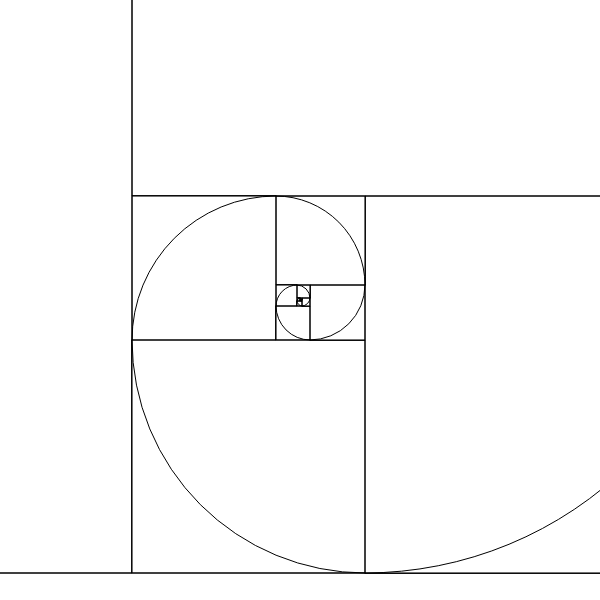
Frame 1 (no input)
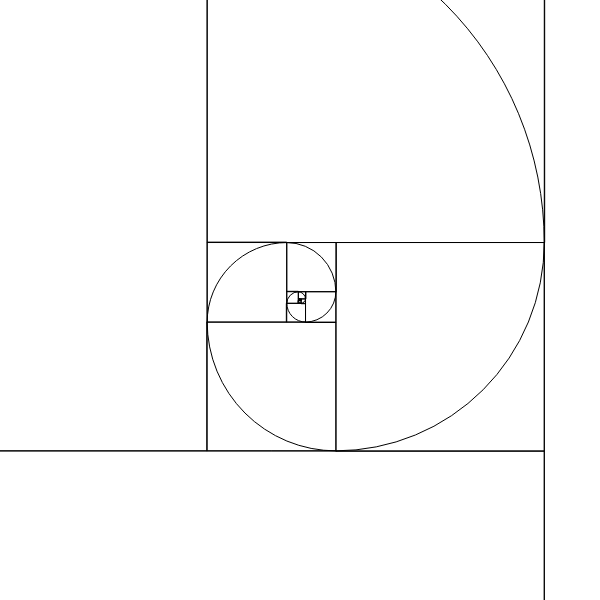
Frame 60 (no input)
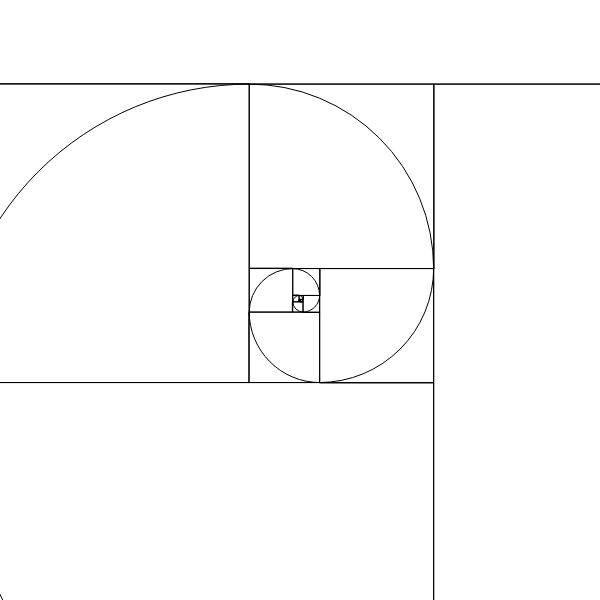
Frame 120 (the mouse pressed at the canvas centre since frame 60)

The p5.js sketch that drew these frames (run headless with seeded random() and noise() and a simulated clock; from frame 60 on, the mouse is pressed at the canvas centre):

// p5.js sketch
// ── sketch.js
const CANVAS_WIDTH = 600
const CANVAS_HEIGHT = 600
let fibs = [1, 1]
let scale = 1
let minScale

function setup() {
  createCanvas(CANVAS_WIDTH, CANVAS_HEIGHT)
  angleMode(DEGREES)
  initFibs()
  setMinScale()
}

function draw() {
  background(255); // Set background to white
  translate(CANVAS_WIDTH / 2, CANVAS_HEIGHT / 2)

  for (let i = 0; i < fibs.length; i++) {
    const fib = fibs[i] * scale;

    // Use black stroke and no fill for rectangles and arcs
    stroke(0);
    noFill();

    rect(0, 0, fib, fib);
    arc(fib, 0, 2 * fib, 2 * fib, 90, 180);
    translate(fib, fib);
    rotate(-90);
  }

  if (scale <= minScale) {
    fibs = [1, 1];
    initFibs();
    scale = 1;
  } else {
    scale *= 0.99;
  }
}

function addFib() {
  const fibLen = fibs.length;
  fibs.push(fibs[fibLen - 1] + fibs[fibLen - 2]);
}

function initFibs() {
  for (let i = 0; i < 25; i++) {
    addFib();
  }
}

function setMinScale() {
  const fibLen = fibs.length;
  minScale = fibs[fibLen - 5] / fibs[fibLen - 1];
}

// ── index_text.html
<!DOCTYPE html>
<html lang="en">
<head>
  <meta charset="UTF-8">
  <meta name="viewport" content="width=device-width, initial-scale=1.0">
  <style>
    body {
      margin: 0;
      overflow: hidden;
      display: flex;
      align-items: center;
      justify-content: center;
      height: 100vh;
      background-color: #f0f0f0;
    }
  </style>
  <title>Fibonacci Sequence</title>
</head>
<body>
  <p>1,1,</p>
  <script>
    let currentAngle = 1;
    let previousAngle = 1;
    let tmp = previousAngle;
    const iterations = 30;
    const delay = 1000; // 1000 milliseconds = 1 second

    const displayFibonacci = (i) => {
      if (i <= iterations) {
        tmp = currentAngle;
        currentAngle = currentAngle + previousAngle;
        previousAngle = tmp;

        // Display the current Fibonacci number by appending to the <p> tag
        const pElement = document.querySelector('p');
        pElement.innerHTML += `${currentAngle}, `;

        setTimeout(() => {
          displayFibonacci(i + 1);
        }, delay);
      }
    };

    // Start displaying Fibonacci numbers
    displayFibonacci(0);
  </script>
</body>
</html>
